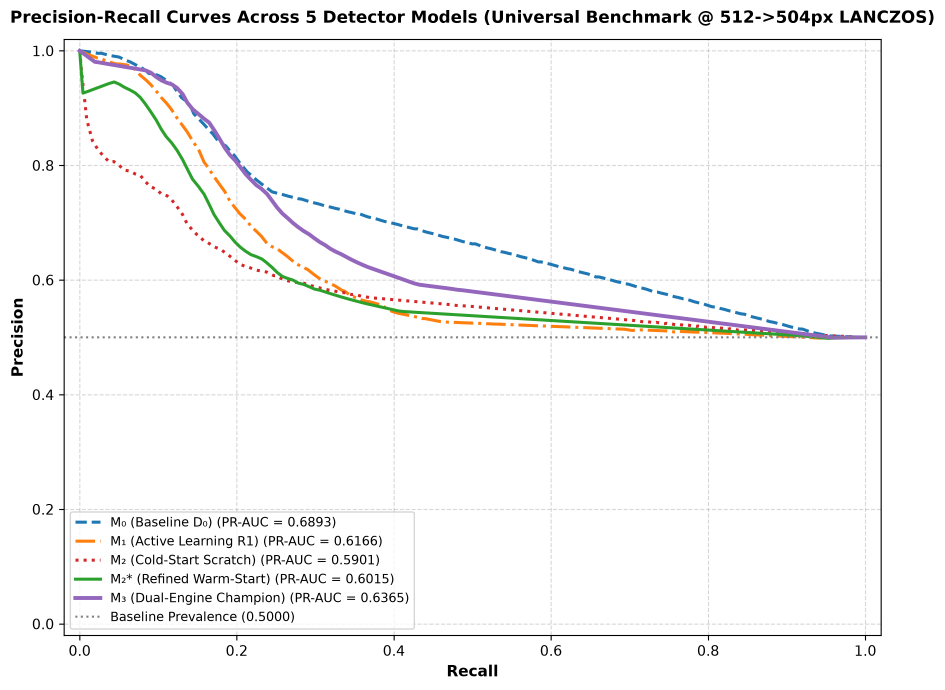
#> input picture experiments/benchmarks/figures/benchmark_5models_precision_recall_curves.png, 2835 x 2070 px (shown at 1/3 size)
$ python generate_corrected_pr_curve.py
#> lines starting #> are read from the running program, lines starting #| are printed output that depends on the picture
"""Utility to re-orient Precision-Recall curves (Recall on X, Precision on Y)."""

from pathlib import Path
import cv2
import matplotlib
matplotlib.use("Agg")
import matplotlib.pyplot as plt
import numpy as np

# Dynamic project paths
root = Path(__file__).resolve().parents[1]
fig_out1 = root / "experiments/benchmarks/figures/benchmark_5models_precision_recall_curves.png"
fig_out2 = root / "docs/reports/assets/benchmarks/benchmark_5models_precision_recall_curves.png"

src_fig = root / "experiments/benchmarks/figures/benchmark_5models_precision_recall_curves.png"
img = cv2.imread(str(src_fig))
#> img is the input picture: shape (2070, 2835, 3); mean B, G, R 246.9, 247.1, 247.2
if img is None:
    raise FileNotFoundError(f"Source precision-recall figure not found or unreadable: {src_fig}")
rgb = cv2.cvtColor(img, cv2.COLOR_BGR2RGB)

x_left, x_right = 188, 2641
y_top, y_bottom = 41, 1907

crop = rgb[y_top:y_bottom+1, x_left:x_right+1]
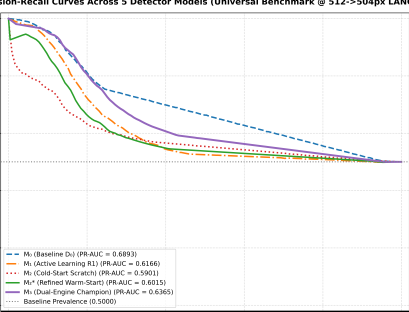
#> crop: shape (1867, 2454, 3) (shown at 1/6 size); mean R, G, B 246.6, 246.5, 246.3
h_crop, w_crop, _ = crop.shape

# Mask out bottom-left legend box
legend_mask = np.zeros((h_crop, w_crop), dtype=bool)
legend_mask[1200:, :1200] = True

colors = [
    {"name": "M₀ (Baseline D₀)", "color": "#1f77b4", "rgb": (31, 119, 180), "style": "--", "auc": 0.6893},
    {"name": "M₁ (Active Learning R1)", "color": "#ff7f0e", "rgb": (255, 127, 14), "style": "-.", "auc": 0.6166},
    {"name": "M₂ (Cold-Start Scratch)", "color": "#d62728", "rgb": (214, 39, 40), "style": ":", "auc": 0.5901},
    {"name": "M₂* (Refined Warm-Start)", "color": "#2ca02c", "rgb": (44, 160, 44), "style": "-", "auc": 0.6015},
    {"name": "M₃ (Dual-Engine Champion)", "color": "#9467bd", "rgb": (148, 103, 189), "style": "-", "auc": 0.6365},
]

plt.figure(figsize=(9, 7), dpi=300)

for item in colors:
    c = item["rgb"]
    diff = np.linalg.norm(crop.astype(float) - np.array(c).reshape(1, 1, 3), axis=2)
    pts = np.where((diff < 40) & (~legend_mask))
    y_pts, x_pts = pts[0], pts[1]

    # Original plot had:
    # x_pts -> Precision (-0.02 to 1.02)
    # y_pts -> Recall (-0.02 to 1.02)
    prec_vals = -0.02 + (x_pts / w_crop) * 1.04
    recall_vals = -0.02 + ((h_crop - y_pts) / h_crop) * 1.04

    valid = (prec_vals >= 0.48) & (prec_vals <= 1.01) & (recall_vals >= 0.0) & (recall_vals <= 1.01)
    p_v = prec_vals[valid]
    r_v = recall_vals[valid]

    # Bin by recall into 150 points for smooth, clean rendering
    bins = np.linspace(0.0, 1.0, 150)
    bin_p = [1.0]
    bin_r = [0.0]

    for i in range(len(bins) - 1):
        m = (r_v >= bins[i]) & (r_v < bins[i+1])
        if np.any(m):
            bin_r.append(float(np.mean(r_v[m])))
            bin_p.append(float(np.mean(p_v[m])))

    # Add (1.0, 0.50) anchor (at threshold 0, prevalence is 0.50)
    bin_r.append(1.0)
    bin_p.append(0.50)

    bin_r = np.array(bin_r)
    bin_p = np.array(bin_p)
    sort_idx = np.argsort(bin_r)

    lw = 2.8 if "M₃" in item["name"] else 2.2
    plt.plot(bin_r[sort_idx], bin_p[sort_idx], color=item["color"], linestyle=item["style"], linewidth=lw, label=f"{item['name']} (PR-AUC = {item['auc']:.4f})")
#> this loop made 5 passes
#> pts on passes 1 to 5: 12883 positions, rows 108 to 965, columns 57 to 2356, 12991 positions, rows 112 to 976, columns 63 to 2269, 6601 positions, rows 167 to 965, columns 60 to 2359, 21909 positions, rows 116 to 977, columns 47 to 2306, 29056 positions, rows 104 to 976, columns 43 to 2413
#> pass 1, `diff = np.linalg.norm(crop.astype(float) - np.array(c).reshape(1, 1, 3..`:
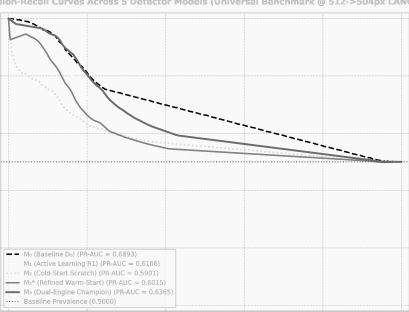
#> diff: shape (1867, 2454) float64 (shown at 1/6 size); min 0, max 278.9, mean 266.9; drawn with min black and max white
#> pass 2, `diff = np.linalg.norm(crop.astype(float) - np.array(c).reshape(1, 1, 3..`:
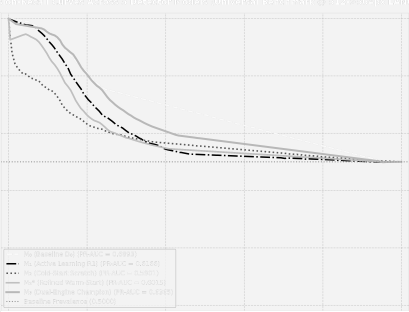
#> diff: shape (1867, 2454) float64 (shown at 1/6 size); min 0, max 285.2, mean 269.6; drawn with min black and max white
#> pass 3, `diff = np.linalg.norm(crop.astype(float) - np.array(c).reshape(1, 1, 3..`:
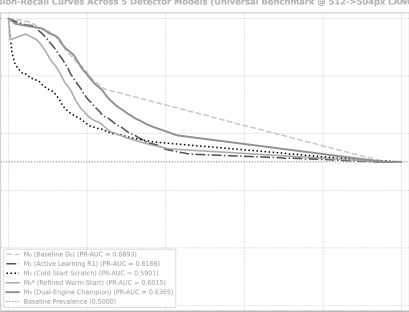
#> diff: shape (1867, 2454) float64 (shown at 1/6 size); min 0, max 307.5, mean 301.2; drawn with min black and max white

plt.axhline(y=0.5, color="gray", linestyle=":", linewidth=1.5, label="Baseline Prevalence (0.5000)")
plt.xlim([-0.02, 1.02])
plt.ylim([-0.02, 1.02])
plt.xlabel("Recall", fontsize=11, fontweight="bold")
plt.ylabel("Precision", fontsize=11, fontweight="bold")
plt.title("Precision-Recall Curves Across 5 Detector Models (Universal Benchmark @ 512->504px LANCZOS)", fontsize=12, fontweight="bold", pad=12)
plt.legend(loc="lower left", fontsize=9, frameon=True)
plt.grid(True, linestyle="--", alpha=0.5)
plt.tight_layout()

# Save all copies
fig_out1.parent.mkdir(parents=True, exist_ok=True)
fig_out2.parent.mkdir(parents=True, exist_ok=True)

plt.savefig(fig_out1, bbox_inches="tight")
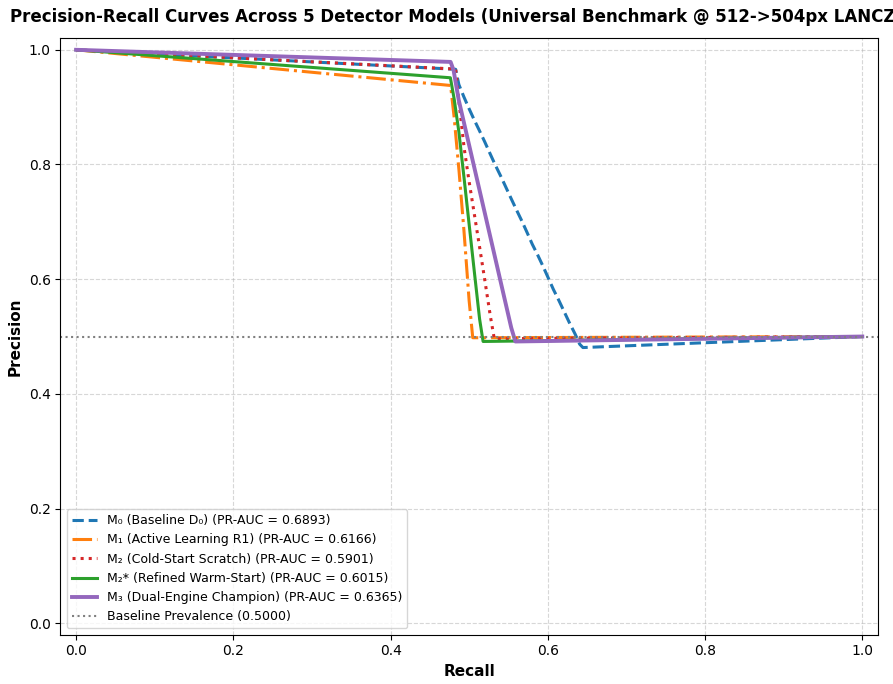
#> figure drawn by matplotlib, 1 panel; curve peaks at x = 0, y = 1; curve peaks at x = 0, y = 1
plt.savefig(fig_out2, bbox_inches="tight")
plt.close()

print(f"Generated successfully: {fig_out1}")
print(f"Generated successfully: {fig_out2}")

$ run again, with experiments/benchmarks/figures/benchmark_4models_precision_recall_curves.png copied over experiments/benchmarks/figures/benchmark_5models_precision_recall_curves.png
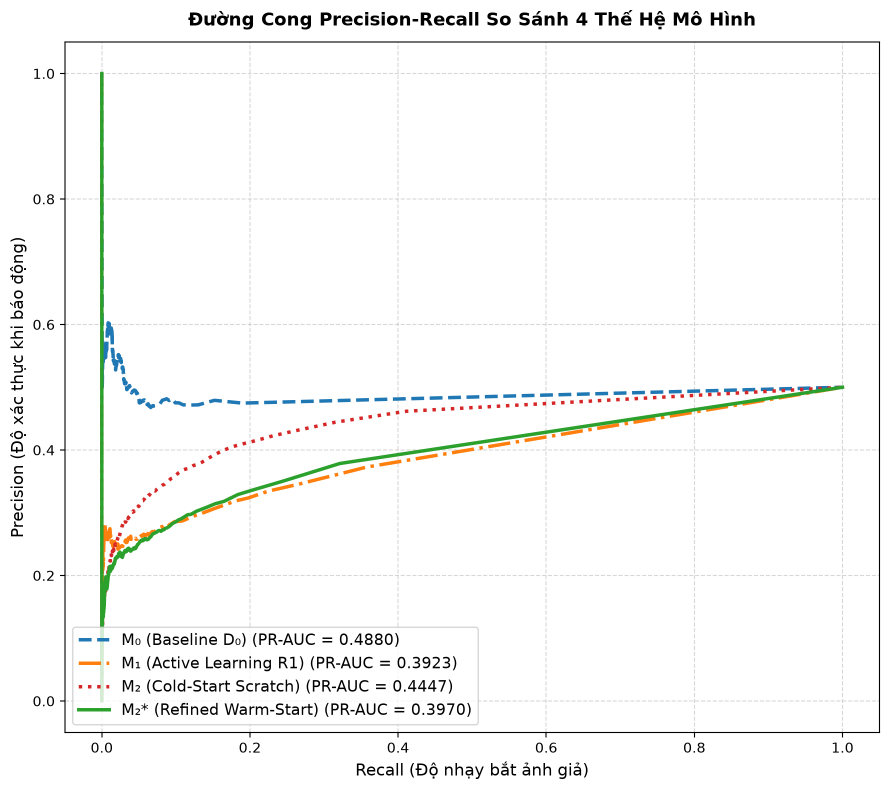
#> input picture experiments/benchmarks/figures/benchmark_4models_precision_recall_curves.png, 1779 x 1579 px (shown at 1/2 size)
#> img is the input picture: shape (1579, 1779, 3); mean B, G, R 247, 247.9, 247.4
#> the loop `for item in colors:` made 5 passes
#> pts on passes 1 to 5: 7657 positions, rows 602 to 776, columns 19 to 1484, 6101 positions, rows 745 to 1116, columns 19 to 1443, 3467 positions, rows 732 to 1143, columns 25 to 1472, 18047 positions, rows 103 to 1199, columns 12 to 1499, (empty array, empty array)
#> pass 1, `diff = np.linalg.norm(crop.astype(float) - np.array(c).reshape(1, 1, 3..`:
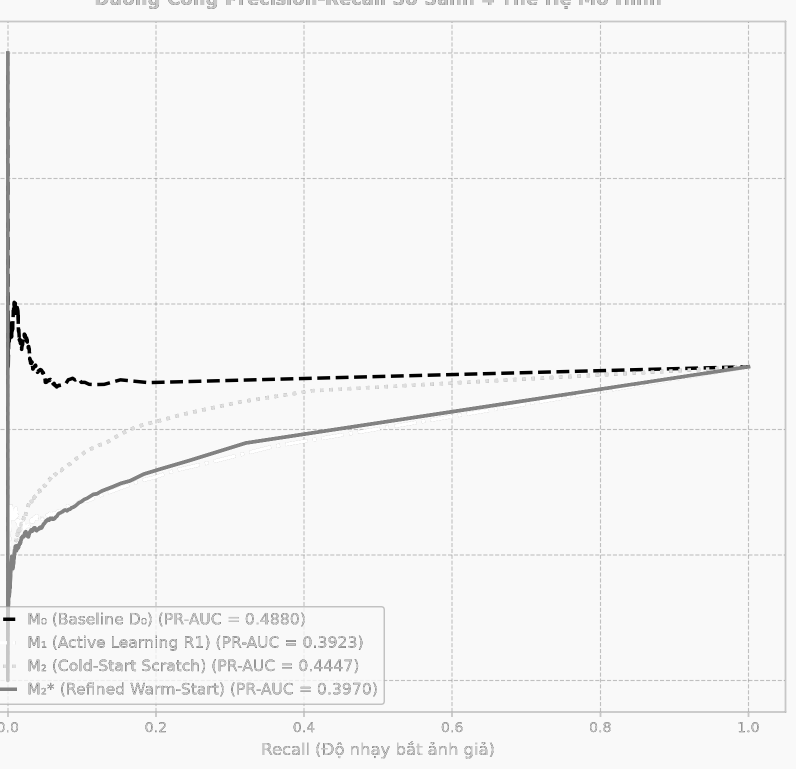
#> diff: shape (1538, 1591) float64 (shown at 1/2 size); min 0, max 278.9, mean 268.1; drawn with min black and max white
#> `plt.savefig(fig_out1, bbox_inches="tight")`:
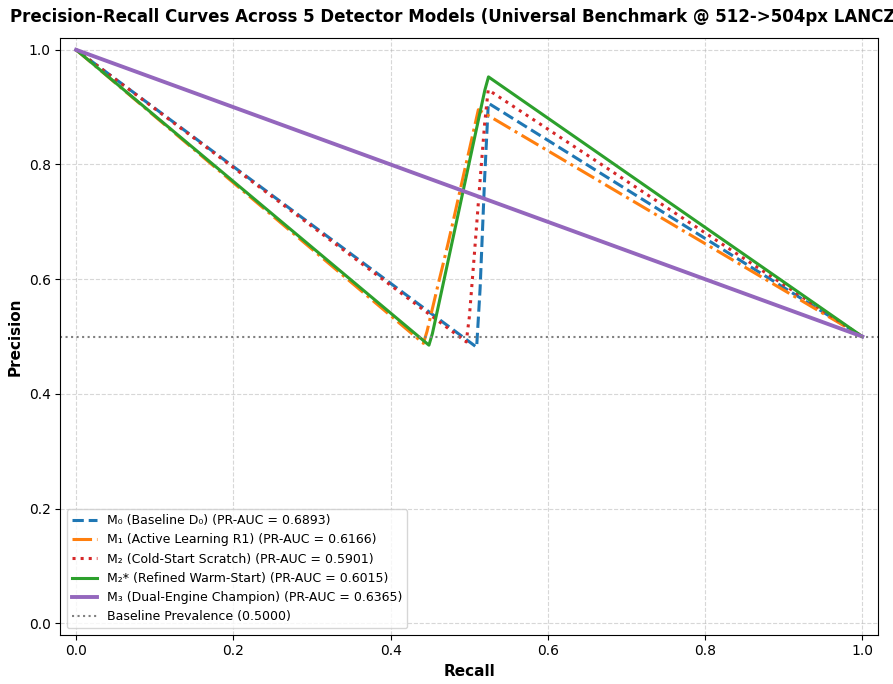
#> figure drawn by matplotlib, 1 panel; curve peaks at x = 0, y = 1

$ run again, with experiments/benchmarks/figures/benchmark_4models_family_recall.png copied over experiments/benchmarks/figures/benchmark_5models_precision_recall_curves.png
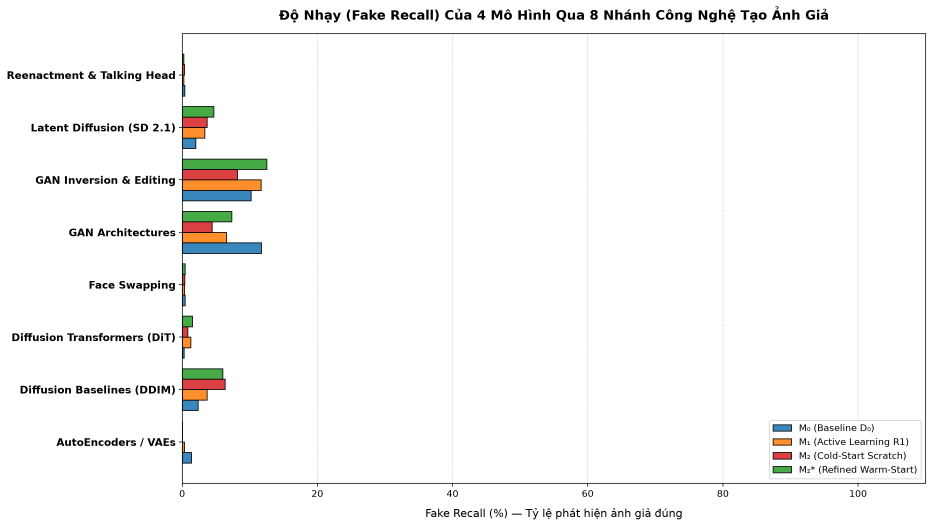
#> input picture experiments/benchmarks/figures/benchmark_4models_family_recall.png, 2797 x 1579 px (shown at 1/3 size)
#> img is the input picture: shape (1579, 2797, 3); mean B, G, R 247, 247.6, 247.8
#> the loop `for item in colors:` made 5 passes
#> pts on passes 1 to 5: 15887 positions, rows 217 to 1250, columns 361 to 2184, 15866 positions, rows 186 to 1292, columns 361 to 2184, 13965 positions, rows 154 to 1334, columns 361 to 2184, 18791 positions, rows 123 to 1375, columns 361 to 2184, (empty array, empty array)
#> pass 1, `diff = np.linalg.norm(crop.astype(float) - np.array(c).reshape(1, 1, 3..`:
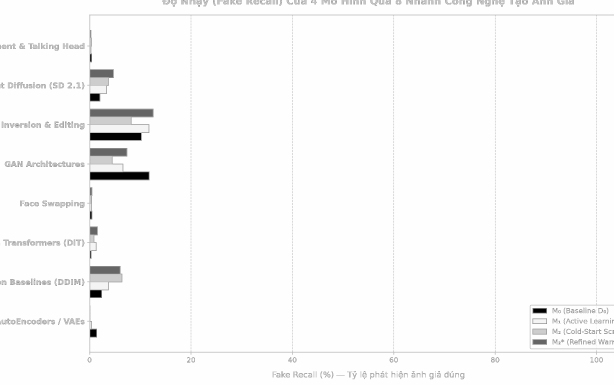
#> diff: shape (1538, 2454) float64 (shown at 1/4 size); min 32.65, max 272.6, mean 268.5; drawn with min black and max white
#> `plt.savefig(fig_out1, bbox_inches="tight")`:
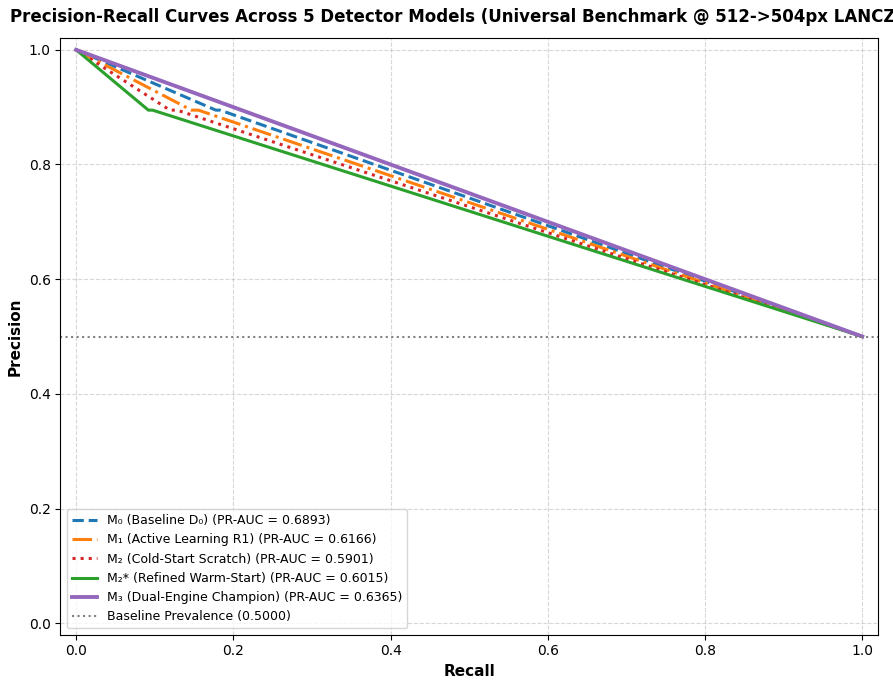
#> figure drawn by matplotlib, 1 panel
